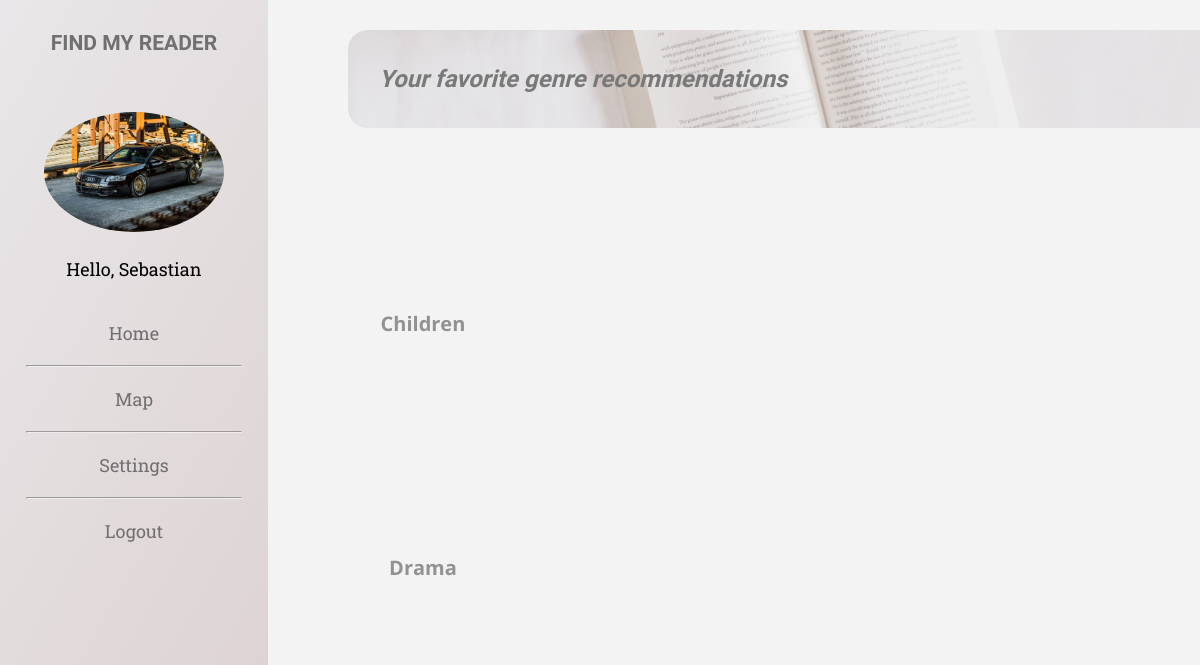
Screenshot of /home.php (signed in) with the database file from the repository.
### tables this page shows
CREATE TABLE `users` (
  `id` int(11) NOT NULL,
  `email` varchar(100) NOT NULL,
  `password` varchar(200) NOT NULL,
  `firstname` varchar(50) NOT NULL,
  `lastname` varchar(50) NOT NULL,
  `avatar` varchar(200) NOT NULL DEFAULT 'basic.jpg',
  `data_nasterii` date DEFAULT NULL,
  `description` varchar(500) DEFAULT NULL,
  `google_account` varchar(100) DEFAULT NULL,
  `last_latitude` double DEFAULT NULL,
  `last_longitude` double DEFAULT NULL
);

### session.php (called while the page is built, shortened)
<?php
$email = $_SESSION['email'];
include('Includere/connection.php');
$sql = "SELECT * FROM `users` WHERE `email`='$email'";
$datas = $dbh->query($sql);
$count = $datas->rowCount();
if ($count == 1)
{
    if($datas !== false)
    {
        foreach($datas as $row)
        {
			$firstname = $row['firstname'];
			$avatar = $row['avatar'];
		}
	}
}
?>

### menu.php (the view)
<div class="menu" id='menu'>
	<h3>Find my reader</h3>
	<div class="avatarprofile">
		<img src="<?php echo "images/avatars/".$avatar; ?>" alt="">
	</div>
	<p>Hello,
		<?php echo $firstname;?>
	</p>
	<a href="home.php">Home</a>
	<hr><a href="map.php">Map</a>
	<hr><a href="settings.php">Settings</a>
	<hr id="logouthr"><a href="logout.php" id="logout">Logout</a>
</div>

### stylesheets/style.css (style rules this page uses)
body { margin: 0; padding: 0; font-family: 'Open Sans', sans-serif; display: flex; flex-direction: row; top: 0; bottom: 0; height: 100vh; width: auto; background-color: #f3f3f3; overflow: hidden; }
.menu { width: 35vh; background: rgb(233,231,233); background: linear-gradient(120deg, rgba(233,231,233,1), rgba(220,209,209,1) 100%); text-align: center; font-family: 'Roboto Slab', serif; font-size: 18px; position: sticky; height: auto; position: -webkit-sticky; top: 0; }
.menu h3, .setarimenu h3 { color: #707070; font-family: 'Raleway', sans-serif; margin-top: 30px; text-transform: uppercase; }
hr { width: 80%; color: #707070; text-decoration: none; margin-top: 20px; margin-bottom: 20px; }
.menu a { color: #707070; text-decoration: none; }
.menu p { margin-top: 20px; margin-bottom: 40px; }
.avatarprofile { border-bottom-left-radius: 10px; }
.avatarprofile img { border-radius: 50%; margin-top: 2em; width: 10em; height: auto; }

### rows the page displays
users: avatar (picture), firstname "Sebastian"

### other values shown
$genre1 "Children"
$genre2 "Drama"
